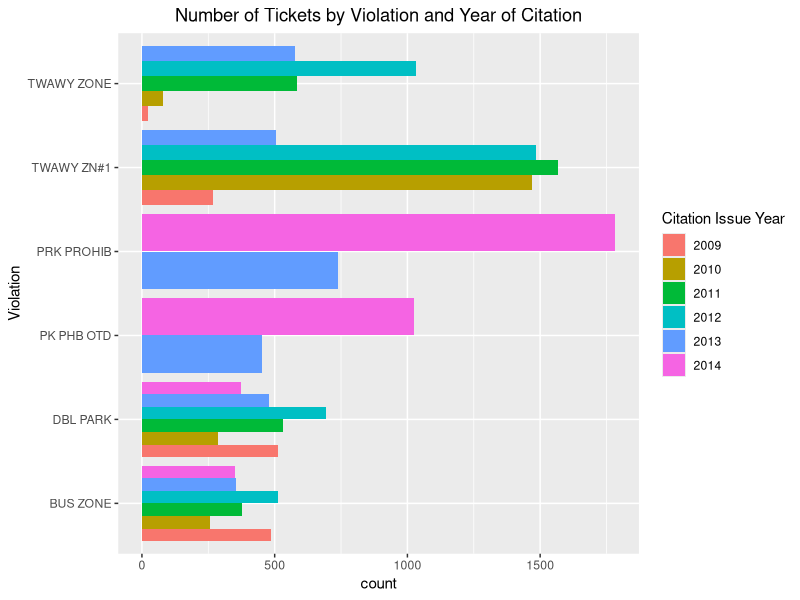
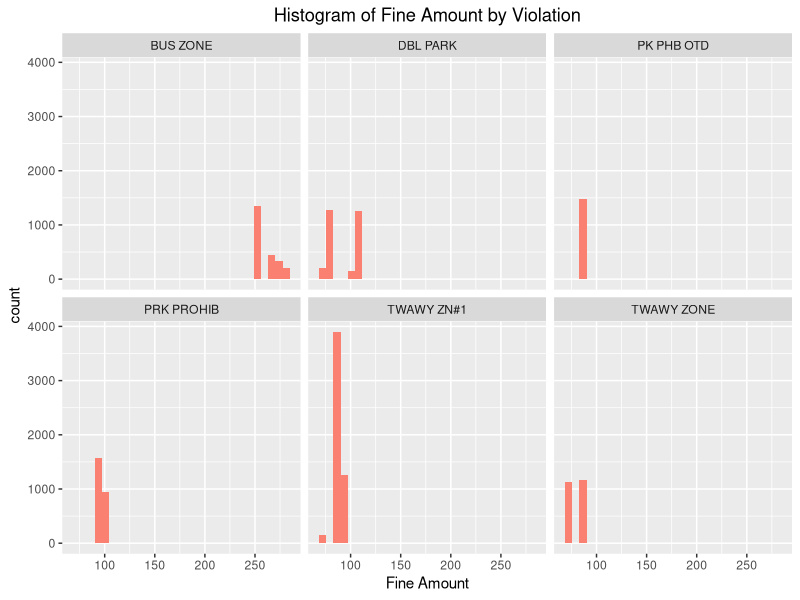
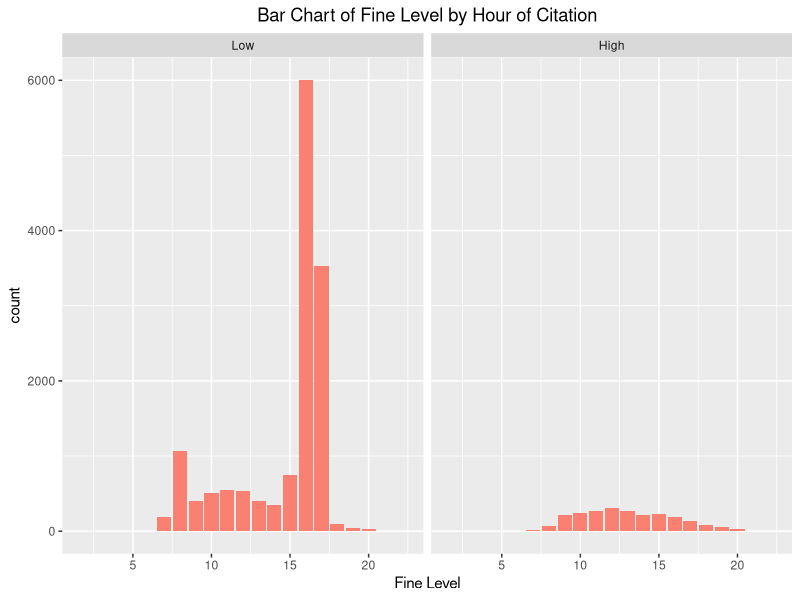
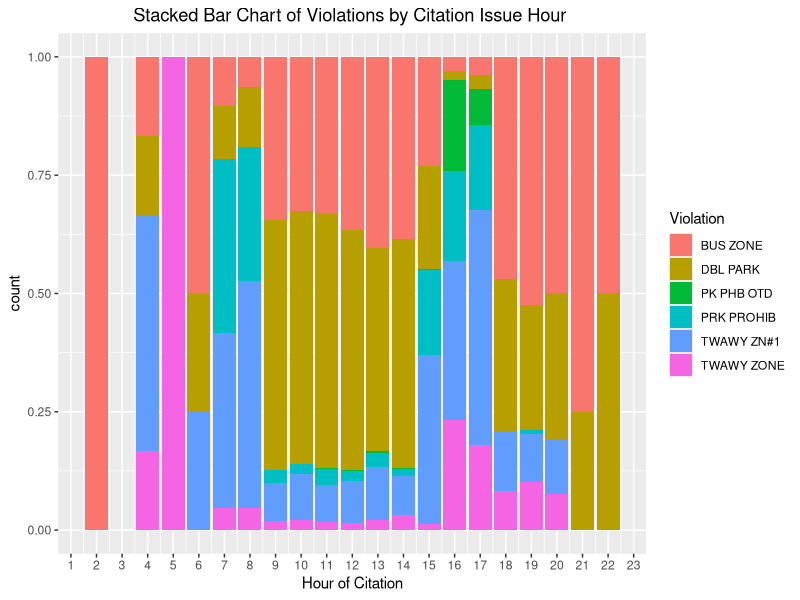
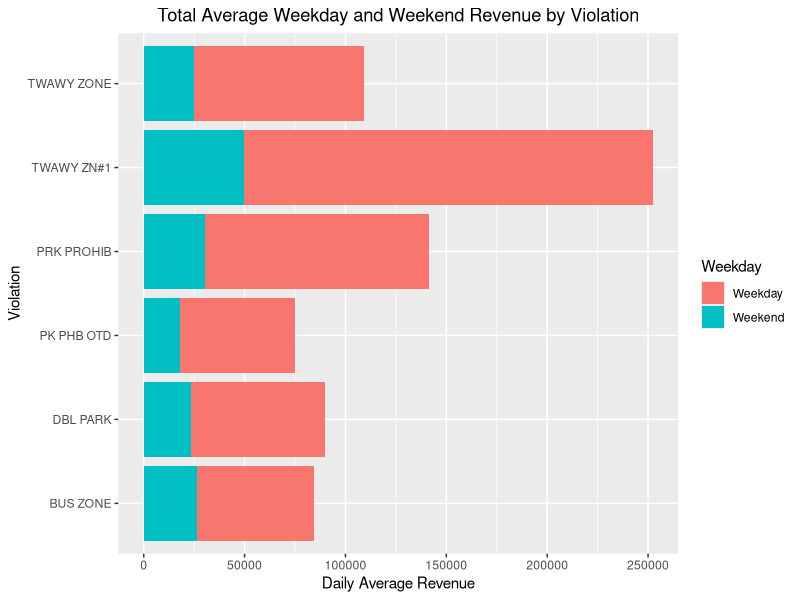
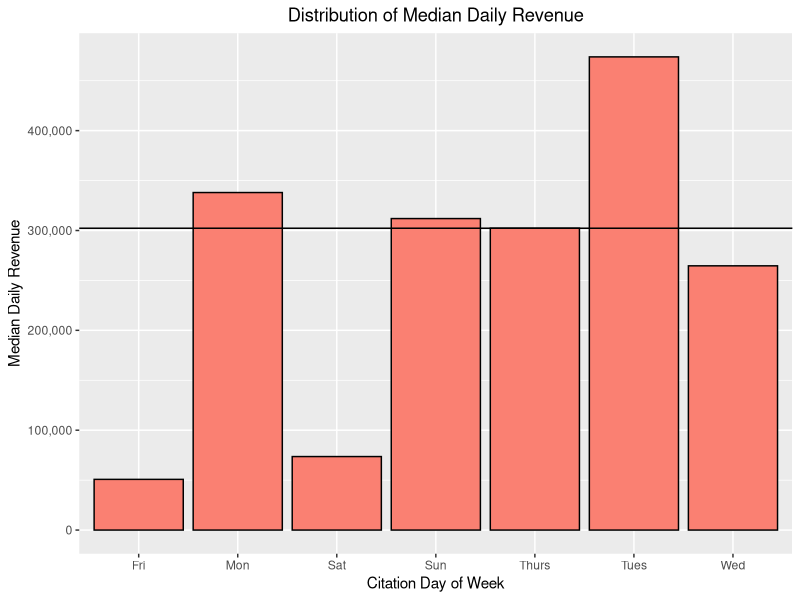
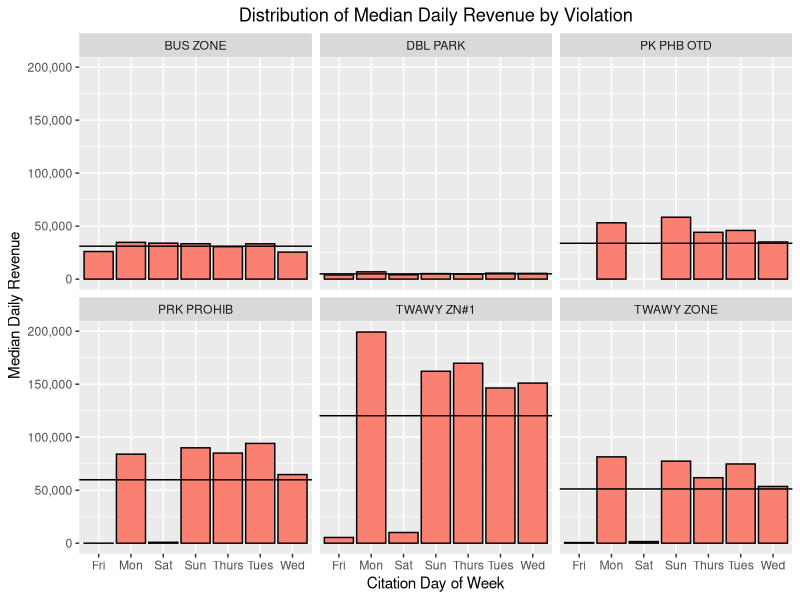

Write R code to recreate these figures, in order.
## ---- chunk 1
knitr::opts_chunk$set(fig.pos = 'H')

library(ggplot2)
library(dplyr)
library(scales)

rawTickets <- data.frame(read.csv('Muni_Driver_Reported_Transit_Only_Lane_Violations.csv', header = T, sep = ","))
tickets <- read.csv("tickets.csv")

## ---- chunk 2
print("Cite the above sources properly")
## ---- chunk 3
print("Cite the above sources properly")
## ---- chunk 4
ggplot(data = tickets) + geom_bar(mapping = aes(x = tickets$Violation, fill = as.factor(tickets$Citation.Issue.Year)), position = "dodge") + coord_flip() + xlab("Violation") + theme(plot.title = element_text(hjust = 0.5)) + ggtitle("Number of Tickets by Violation and Year of Citation") + labs(fill = "Citation Issue Year") 
## ---- chunk 5
fine.plot <- ggplot(data = tickets) + geom_histogram(mapping = aes(x = tickets$Fine.Amount), fill="salmon")

fine.plot + facet_wrap(~tickets$Violation) + xlab("Fine Amount") + theme(plot.title = element_text(hjust = 0.5)) + 
    ggtitle("Histogram of Fine Amount by Violation")

rm(fine.plot)
## ---- chunk 6
# Initialize new factor variable Fine.Level
tickets$Fine.Level <- tickets$Fine.Amount
tickets$Fine.Level <- ifelse(tickets$Fine.Amount < 175, "Low", "High")
tickets$Fine.Level <- as.factor(tickets$Fine.Level)
tickets$Fine.Level <- relevel(tickets$Fine.Level, "Low")
## Generate table

fine.plot3 <- ggplot(data = tickets) + geom_bar(mapping = aes(x = tickets$Citation.Issue.Hour), 
    fill = "salmon")
fine.plot3 + facet_wrap(~tickets$Fine.Level) + xlab("Fine Level") + theme(plot.title = element_text(hjust = 0.5)) + 
    ggtitle("Bar Chart of Fine Level by Hour of Citation")

rm(fine.plot3)
## ---- chunk 7

ggplot(tickets, aes(x = Citation.Issue.Hour, fill = Violation)) + geom_bar(position = "fill") + 
    scale_x_continuous(breaks = seq(0, 24, 1)) + xlab("Hour of Citation") + 
    theme(plot.title = element_text(hjust = 0.5)) + ggtitle("Stacked Bar Chart of Violations by Citation Issue Hour ")

## ---- chunk 8
#Create variable that stores sum of apount paid by violation and weekday 
tickets.violWeekday <- aggregate(tickets[,c("Amount.Paid")], by=list(tickets$Violation, tickets$Citation.Issue.Weekday), FUN=sum)
  ##Rename the columns of tickets.violWeekday
tickets.violWeekday <- rename(tickets.violWeekday, Violation = Group.1, Weekday = Group.2, Total.Revenue = x)
  ##Create new column for daily average revenue: IF day == weekday, then divide TR by 5; ELSE divide by 2
tickets.violWeekday$Daily.Average.Revenue <- ifelse(tickets.violWeekday$Weekday == 1, tickets.violWeekday$Total.Revenue/5, tickets.violWeekday$Total.Revenue/2)

#Average Weekday and Weekend Revenue by Violation
p <- ggplot(tickets.violWeekday, aes(x=Violation, y=Daily.Average.Revenue, fill=Weekday))
p + geom_col() + coord_flip() + theme(plot.title = element_text(hjust = 0.5)) + ggtitle("Total Average Weekday and Weekend Revenue by Violation") + ylab("Daily Average Revenue")

#Remove from Workspace
rm(p, tickets.violWeekday)
## ---- chunk 9
#Calculateand plot the Median Daily Revenue
tickets_day_rev2 <- tickets %>% group_by(Citation.Issue.DayOfWeek) %>% summarise(Median.Daily.Revenue = median(Amount.Paid)*n())

ggplot(data = tickets_day_rev2) + geom_col(mapping = aes(x = tickets_day_rev2$Citation.Issue.DayOfWeek, y= Median.Daily.Revenue), fill="Salmon", color="black") + xlab("Citation Day of Week") + theme(plot.title = element_text(hjust = 0.5)) + ggtitle("Distribution of Median Daily Revenue") + ylab("Median Daily Revenue")+ scale_y_continuous(label=comma) + geom_hline(yintercept = median(tickets_day_rev2$Median.Daily.Revenue))


# find median daily revenue by violation type
tickets_viol_median_rev <- tickets %>% group_by(Violation) %>% summarise(Median.Violation.Revenue = median(Amount.Paid)*n()/7)


#Calculateand plot the Median Daily Revenue by Violation type

tickets_day_rev <- tickets %>% group_by(Violation, Citation.Issue.DayOfWeek) %>% summarise(Median.Daily.Revenue = median(Amount.Paid)*n())

ggplot(data = tickets_day_rev) + geom_col(mapping = aes(x = tickets_day_rev$Citation.Issue.DayOfWeek, y= Median.Daily.Revenue), fill="Salmon", color="black") + xlab("Citation Day of Week") + theme(plot.title = element_text(hjust = 0.5)) + ggtitle("Distribution of Median Daily Revenue by Violation") + ylab("Median Daily Revenue") + facet_wrap(~Violation) + scale_y_continuous(label=comma)  + geom_hline(data=tickets_viol_median_rev, aes(yintercept = tickets_viol_median_rev$Median.Violation.Revenue))

## ---- chunk 10

head(tickets_day_rev)
head(tickets_day_rev2)

meanDailyMedianRevenue <- mean(tickets_day_rev2$Median.Daily.Revenue)
summary(tickets_day_rev2$Median.Daily.Revenue)
